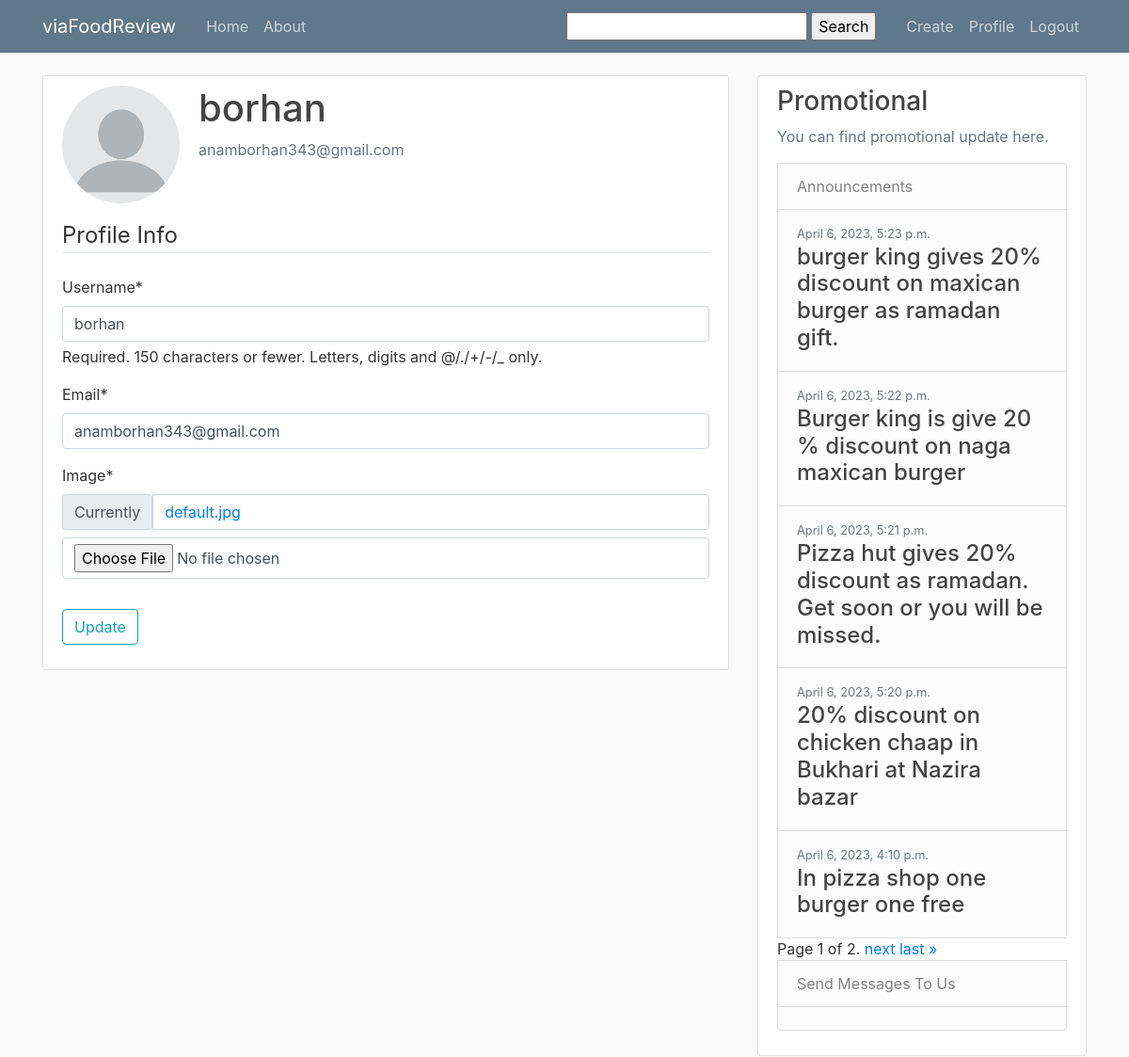
The app's page /profile/ (signed in) with its own data.
### users/models.py (models this page shows, shortened)
class Profile(models.Model):
    user = models.OneToOneField(User, on_delete=models.CASCADE)
    image = models.ImageField(default='default.jpg',upload_to='profile_pics')

### announcement/models.py (models this page shows, shortened)
class Announcement(models.Model):
    post_announce = models.TextField()
    date_posted = models.DateTimeField(default=timezone.now)
    author = models.ForeignKey(User,on_delete=models.CASCADE)
    class Meta:
        ordering = ['-date_posted']

### users/views.py (the view)
# urls.py: path('profile/',user_views.profile,name='profile'),
@login_required
def profile(request):
    if request.method == 'POST':
        u_form = UserUpdateForm(request.POST,instance=request.user)
        p_form = ProfileUpdateForm(request.POST,
                                   request.FILES,
                                   instance=request.user.profile)
        if u_form.is_valid() and p_form.is_valid():
            u_form.save()
            p_form.save()
            messages.success(request, f'Your account has been updated!')
            return redirect('profile')
    else:
        u_form = UserUpdateForm(instance=request.user)
        p_form = ProfileUpdateForm(instance=request.user.profile)
    context = {
        'u_form':u_form,
        'p_form':p_form
    }
    return render(request, 'users/profile.html',context)

### users/forms.py
class UserUpdateForm(forms.ModelForm):
    email = forms.EmailField()
    class Meta:
        model = User
        fields = ['username', 'email']

class ProfileUpdateForm(forms.ModelForm):
    class Meta:
        model = Profile
        fields = ['image']

### announcement/context_processors.py (called while the page is built)
def message_processor(request):
    announcement = Announcement.objects.all()
    paginator = Paginator(announcement, 5)
    page_number = request.GET.get('page')
    page_obj = paginator.get_page(page_number)
    return {
        'announcement' : page_obj
    }

### usermessage/context_processors.py (called while the page is built)
def message_processor(request):
    if request.method == 'POST':
        message.success(request,f'Your message has sent. We will verify it.Thanks')
    return {
    }

### users/templates/users/profile.html (shortened to what this page needs)
{% extends "blog/base.html"%}
{% load crispy_forms_tags %}
{% block content%}
<div class="content-section">
    <div class="media">
      <img class="rounded-circle account-img" src="{{user.profile.image.url}}">
      <div class="media-body">
        <h2 class="account-heading">{{user.username}}</h2>
        <p class="text-secondary">{{user.email}}</p>
      </div>
    </div>
    <form method="POST" enctype="multipart/form-data">
      <fieldset class="form-group">
          <legend class="border-bottom mb-4">Profile Info</legend>
          {{u_form | crispy}}
          {{p_form | crispy}}
      </fieldset>
      <div class="form-group">
          <button class="btn btn-outline-info" type="submit">Update</button>
      </div>
  </form>
  </div>
{% endblock content %}

### blog/templates/blog/base.html (shortened to what this page needs)
{% load static %}
<!DOCTYPE html>
<html lang="en">
<head>
    <link rel="stylesheet" href="https://cdn.jsdelivr.net/npm/bootstrap@4.0.0/dist/css/bootstrap.min.css">
    <link rel="stylesheet" type="text/css" href="{% static 'blog/main.css'%}">
</head>
<body >
    <header class="site-header">
        <nav class="navbar navbar-expand-md navbar-dark bg-steel fixed-top">
          <div class="container">
            <a class="navbar-brand mr-4" href="{% url 'blog-home' %}">viaFoodReview</a>
            <div class="collapse navbar-collapse" id="navbarToggle">
              <div class="navbar-nav mr-auto">
                <a class="nav-item nav-link" href="{% url 'blog-home' %}">Home</a>
                <a class="nav-item nav-link" href="{% url 'blog-about' %}">About</a>
              </div>
              <div>
                <form method='GET' class="mr-4" >
                  <input type='text' name='q' value='{{ request.GET.q }}'>
                  <input class="button" type='submit' value="Search">
                </form>
              </div>
              <div class="navbar-nav">
                {% if user.is_authenticated %}
                    <a class="nav-item nav-link" href="{% url 'post-create' %}">Create</a>
                    <a class="nav-item nav-link" href="{% url 'profile' %}">Profile</a>
                    <a class="nav-item nav-link" href="{% url 'logout' %}">Logout</a>
                {% else %}
                    <a class="nav-item nav-link" href="{% url 'login' %}">Login</a>
                    <a class="nav-item nav-link" href="{% url 'register' %}">Register</a>
                {% endif %}
              </div>
            </div>
          </div>
        </nav>
      </header>
      <main role="main" class="container">
        <div class="row">
          <div class="col-md-8">
            {%block content%} {% endblock content %}
          </div>
          {% if announcement%}
          <div class="col-md-4" style="display: inline-block;">
            <div class="content-section">
              <h3>Promotional</h3>
              <p class='text-muted'>You can find promotional update here.
                <ul class="list-group">
                  <li class="list-group-item list-group-item-light">Announcements</li>
                  {% for message in announcement %}
                  <li class="list-group-item list-group-item-light">
                    <div>
                      <small class="text-muted">{{ message.date_posted }}</small>
                    </div>
                    <h4 class="article-content">{{message.post_announce}}</h4>
                  </li>
                  {% endfor %}
                  <div class="pagination">
                    <span class="step-links">
                        <span class="current">
                            Page {{ announcement.number }} of {{ announcement.paginator.num_pages }}.
                        </span>
                        {% if announcement.has_next %}
                            <a href="?page={{ announcement.next_page_number }}">next</a>
                            <a href="?page={{ announcement.paginator.num_pages }}">last &raquo;</a>
                        {% endif %}
                    </span>
                </div>
                {%endif%}
                  <li class="list-group-item list-group-item-light">Send Messages To Us</li>
                  <li class="list-group-item list-group-item-light">
                  </li>
                </ul>
              </p>
            </div>
          </div>
        </div>
      </main>
</body>
</html>

### blog/static/blog/main.css (style rules this page uses)
body { background: #fafafa; color: #333333; margin-top: 5rem; }
h1, h2, h3, h4, h5, h6 { color: #444444; }
ul { margin: 0; }
.bg-steel { background-color: #5f788a; }
.site-header .navbar-nav .nav-link { color: #cbd5db; }
.content-section { background: #ffffff; padding: 10px 20px; border: 1px solid #dddddd; border-radius: 3px; margin-bottom: 20px; }
.article-content { white-space: pre-line; }
.account-img { height: 125px; width: 125px; margin-right: 20px; margin-bottom: 16px; }
.account-heading { font-size: 2.5rem; }
.row { display: flex; }

### records on screen
Announcement: date_posted "April 6, 2023, 5:23 p.m.", post_announce "burger king gives 20% discount on maxican burger as ramadan gift."
Announcement: date_posted "April 6, 2023, 5:22 p.m.", post_announce "Burger king is give 20 % discount on naga maxican burger"
Announcement: date_posted "April 6, 2023, 5:21 p.m.", post_announce "Pizza hut gives 20% discount as ramadan. Get soon or you will be missed."
Announcement: date_posted "April 6, 2023, 5:20 p.m.", post_announce "20% discount on chicken chaap in Bukhari at Nazira bazar"
Announcement: date_posted "April 6, 2023, 4:10 p.m.", post_announce "In pizza shop one burger one free"

### other values on screen
{{ user.username }} "borhan"
{{ user.email }} "anamborhan343@gmail.com"
{{ announcement.number }} "1"
{{ announcement.paginator.num_pages }} "2"
